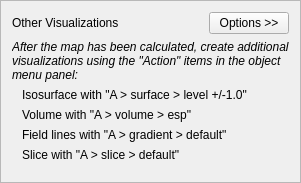
         <widget class="QFrame" name="groupBox_7">
          <property name="frameShape">
           <enum>QFrame::StyledPanel</enum>
          </property>
          <layout class="QVBoxLayout" name="verticalLayout_6">
           <item>
            <layout class="QHBoxLayout" name="horizontalLayout_6">
             <item>
              <widget class="QLabel" name="label_4">
               <property name="text">
                <string notr="true">Other Visualizations</string>
               </property>
               <property name="buddy">
                <cstring>optbutton_other</cstring>
               </property>
              </widget>
             </item>
             <item>
              <spacer name="horizontalSpacer_5">
               <property name="orientation">
                <enum>Qt::Horizontal</enum>
               </property>
               <property name="sizeHint" stdset="0">
                <size>
                 <width>40</width>
                 <height>20</height>
                </size>
               </property>
              </spacer>
             </item>
             <item>
              <widget class="QPushButton" name="optbutton_other">
               <property name="text">
                <string notr="true">Options &gt;&gt;</string>
               </property>
               <property name="checkable">
                <bool>true</bool>
               </property>
               <property name="flat">
                <bool>false</bool>
               </property>
              </widget>
             </item>
            </layout>
           </item>
           <item>
            <widget class="QWidget" name="optarea_other" native="true">
             <layout class="QVBoxLayout" name="verticalLayout_7">
              <property name="leftMargin">
               <number>0</number>
              </property>
              <property name="topMargin">
               <number>0</number>
              </property>
              <property name="rightMargin">
               <number>0</number>
              </property>
              <item>
               <widget class="QLabel" name="label_8">
                <property name="sizePolicy">
                 <sizepolicy hsizetype="Preferred" vsizetype="Minimum">
                  <horstretch>0</horstretch>
                  <verstretch>0</verstretch>
                 </sizepolicy>
                </property>
                <property name="font">
                 <font>
                  <italic>true</italic>
                 </font>
                </property>
                <property name="text">
                 <string notr="true">After the map has been calculated, create additional visualizations using the &quot;Action&quot; items in the object menu panel:</string>
                </property>
                <property name="wordWrap">
                 <bool>true</bool>
                </property>
               </widget>
              </item>
              <item>
               <widget class="QLabel" name="label_10">
                <property name="text">
                 <string notr="true">Isosurface with &quot;A &gt; surface &gt; level +/-1.0&quot;</string>
                </property>
                <property name="indent">
                 <number>10</number>
                </property>
               </widget>
              </item>
              <item>
               <widget class="QLabel" name="label_13">
                <property name="text">
                 <string notr="true">Volume with &quot;A &gt; volume &gt; esp&quot;</string>
                </property>
                <property name="indent">
                 <number>10</number>
                </property>
               </widget>
              </item>
              <item>
               <widget class="QLabel" name="label_16">
                <property name="text">
                 <string notr="true">Field lines with &quot;A &gt; gradient &gt; default&quot;</string>
                </property>
                <property name="indent">
                 <number>10</number>
                </property>
               </widget>
              </item>
              <item>
               <widget class="QLabel" name="label_12">
                <property name="text">
                 <string notr="true">Slice with &quot;A &gt; slice &gt; default&quot;</string>
                </property>
                <property name="indent">
                 <number>10</number>
                </property>
               </widget>
              </item>
             </layout>
            </widget>
           </item>
          </layout>
         </widget>
